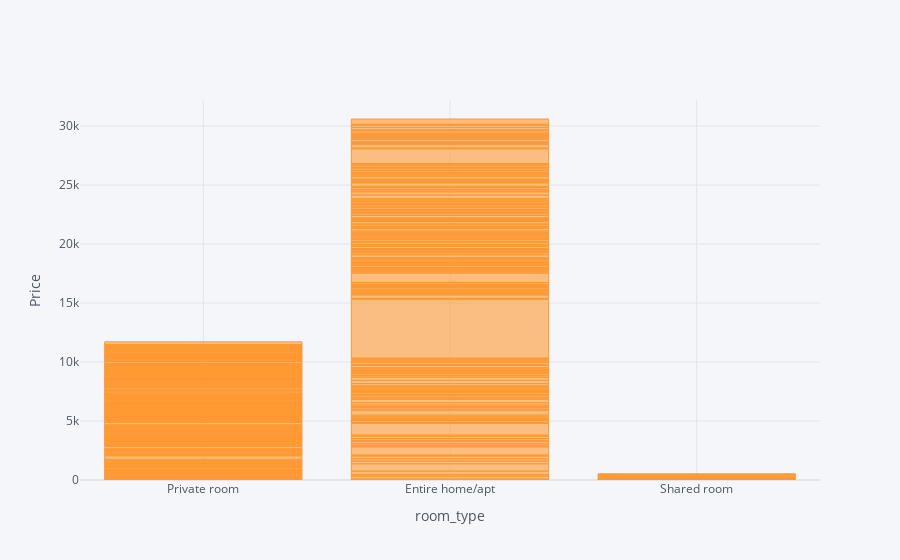

The cell this chart's notebook holds for it:
### Code cell
data = staten_island[["room_type","price"]]

data.set_index("room_type", inplace = True)

data.iplot(kind = "bar", xTitle = "room_type", yTitle = "Price")

### Figure 1 — Plotly figure (JSON) as saved in the notebook; plotly's stock layout.template omitted (floating-point values rounded to 4 significant figures; data arrays with more than 128 entries replaced by an {"elided": "..."} marker saying what was removed)
{"data": [{"marker": {"color": "rgba(255, 153, 51, 0.6)", "line": {"color": "rgba(255, 153, 51, 1.0)", "width": 1}}, "name": "price", "orientation": "v", "text": "", "type": "bar", "x": {"elided": "373 str values"}, "y": {"elided": "373 int values"}}], "layout": {"legend": {"bgcolor": "#F5F6F9", "font": {"color": "#4D5663"}}, "paper_bgcolor": "#F5F6F9", "plot_bgcolor": "#F5F6F9", "title": {"font": {"color": "#4D5663"}}, "xaxis": {"gridcolor": "#E1E5ED", "showgrid": true, "tickfont": {"color": "#4D5663"}, "title": {"font": {"color": "#4D5663"}, "text": "room_type"}, "zerolinecolor": "#E1E5ED"}, "yaxis": {"gridcolor": "#E1E5ED", "showgrid": true, "tickfont": {"color": "#4D5663"}, "title": {"font": {"color": "#4D5663"}, "text": "Price"}, "zerolinecolor": "#E1E5ED"}}}
